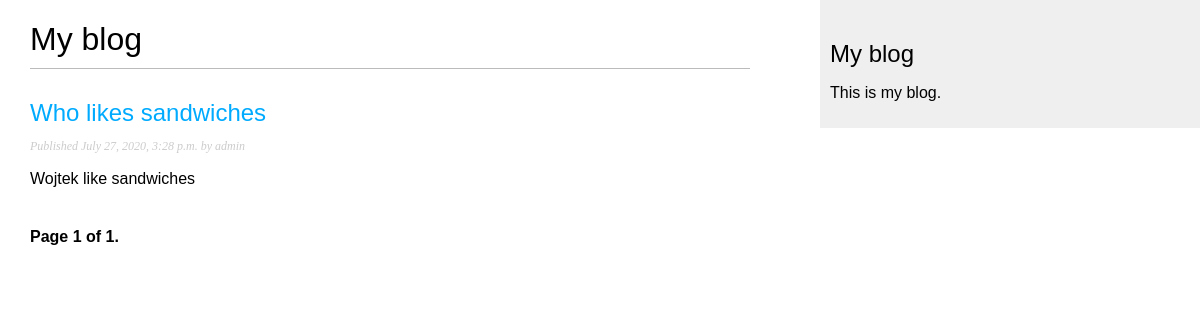
Before: /blog/ with the older database file.
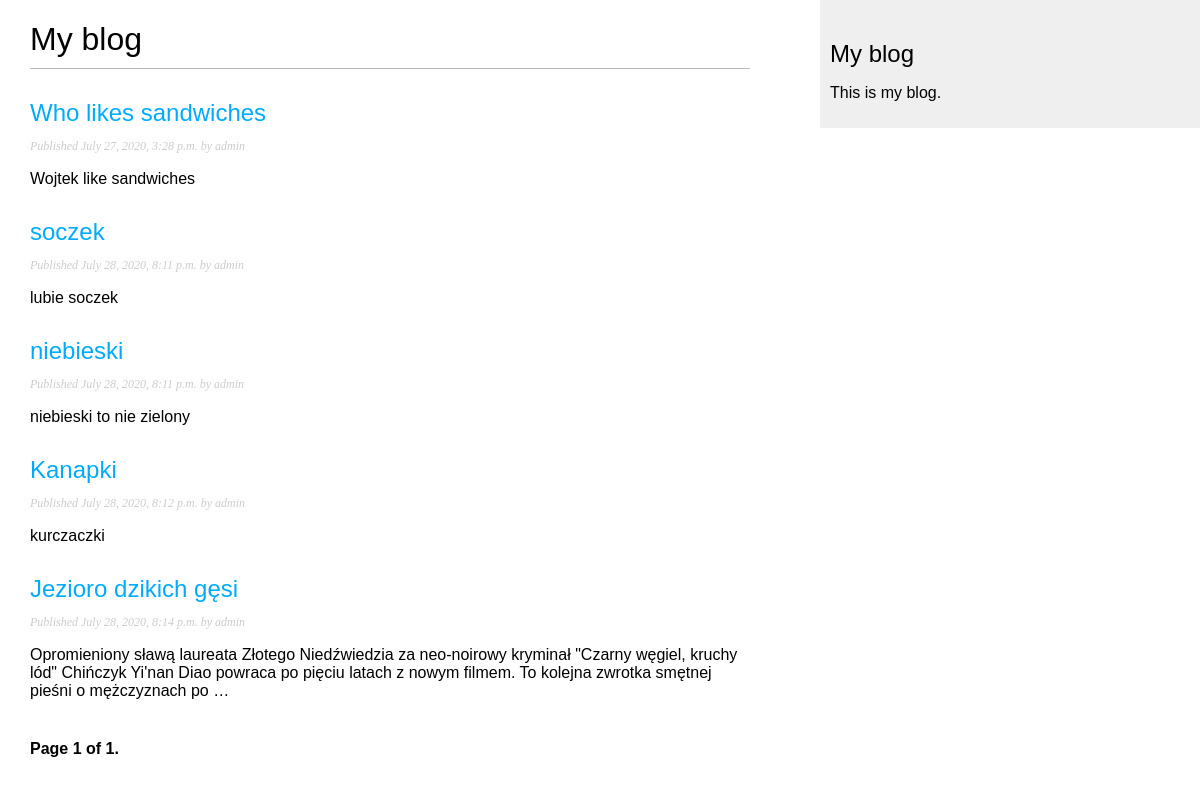
After: the same page with the newer database file.
### blog/models.py (models this page shows)
class Post(models.Model):
	STATUS_CHOICES = (
		('draft', 'Draft'),
		('published','Published'),)
	title = models.CharField(max_length=50)
	slug = models.SlugField(max_length=250, unique_for_date="publish")
	author = models.ForeignKey(User, on_delete=models.CASCADE, related_name = 'blog_posts')
	body = models.TextField()
	publish = models.DateTimeField(default=timezone.now)
	created = models.DateTimeField(auto_now_add=True)
	updated = models.DateTimeField(auto_now_add=True)
	status = models.CharField(max_length=10, choices=STATUS_CHOICES, default='draft')
	objects = models.Manager() # The default manager.
	published = PublishedManager() # Our custom manager.
	def get_absolute_url(self):
		return reverse('blog:post_detail',
			args=[self.publish.year,
			self.publish.month,
			self.publish.day,
			self.slug])

### blog/views.py (the view)
# urls.py: path('', views.PostListView.as_view(), name='post_list'),
class PostListView(ListView):  #same view based on class, site view with object list.
    queryset = Post.published.all()
    context_object_name = 'posts'
    paginate_by = 5
    template_name = 'blog/post/list.html'

### blog/templates/blog/post/list.html (shortened to what this page needs)
{% extends "blog/base.html" %}
{% block content %}
		<h1>My blog</h1>
		{% for post in posts %}
			<h2>
				<a href="{{ post.get_absolute_url }}">
				{{ post.title }}
				</a>
			</h2>
			<p class="date">
			Published {{post.publish}} by {{post.author}}
			</p>
			{{ post.body|truncatewords:30|linebreaks }}
		{% endfor %}
	{% include "blog/pagination.html" with page=page_obj %}
{% endblock %}

### blog/templates/blog/base.html (shortened to what this page needs)
{% load static %}
<!DOCTYPE html>
<html>
<head>
	<link href="{% static "css/blog.css" %}" rel="stylesheet">
</head>
<body>
	<div id="content">
	{% block content %}
	{% endblock %}
	</div>
	<div id="sidebar">
		<h2>My blog</h2>
		<p>This is my blog.</p>
	</div>
</body>
</html>

### blog/templates/blog/pagination.html (shortened to what this page needs)
<div class="pagination">
  <span class="step-links">
    <span class="current">
      Page {{ page.number }} of {{ page.paginator.num_pages }}.
    </span>
  </span>
</div>

### blog/static/css/blog.css (style rules this page uses)
body { margin:0; padding:0; font-family:helvetica, sans-serif; }
a { color:#00abff; text-decoration:none; }
h1 { font-weight:normal; border-bottom:1px solid #bbb; padding:0 0 10px 0; }
h2 { font-weight:normal; margin:30px 0 0; }
#content { float:left; width:60%; padding:0 0 0 30px; }
#sidebar { float:right; width:30%; padding:10px; background:#efefef; height:100%; }
p.date { color:#ccc; font-family: georgia, serif; font-size: 12px; font-style: italic; }
.pagination { margin:40px 0; font-weight:bold; }

Changed rows visible on the page:
added Post: title "soczek", publish "July 28, 2020, 8:11 p.m.", author "admin", body "lubie soczek"
added Post: title "niebieski", publish "July 28, 2020, 8:11 p.m.", author "admin", body "niebieski to nie zielony"
added Post: title "Kanapki", publish "July 28, 2020, 8:12 p.m.", author "admin", body "kurczaczki"
added Post: title "Jezioro dzikich gęsi", publish "July 28, 2020, 8:14 p.m.", author "admin", body "Opromieniony sławą laureata Złotego Niedźwiedzia za neo-noirowy kryminał \"Czarny węgiel, kruchy lód\" Chińczyk Yi'nan Diao powraca po pięciu latach z nowym filmem. To kolejna zwrotka smętnej pieśni o mężczyznach po …"
